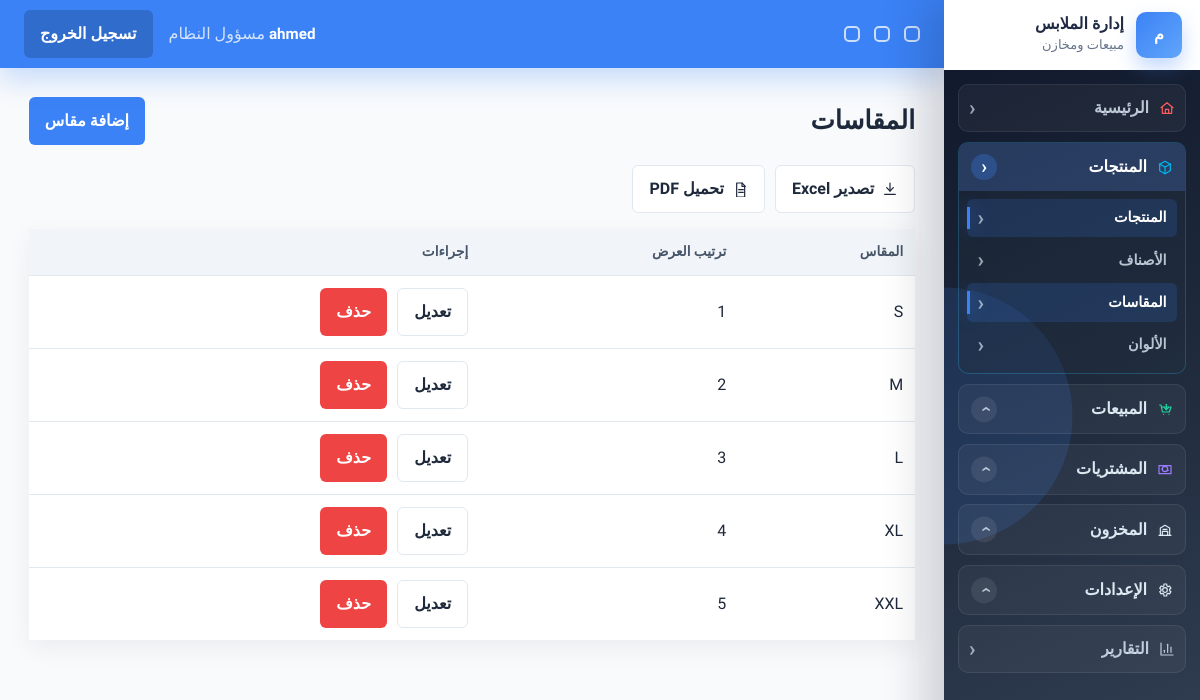
Screenshot of /products/sizes/ (signed in) with the database file from the repository.
### accounts/models.py (models this page shows, shortened)
class User(AbstractUser):
    ROLE_MANAGER = 'manager'
    ROLE_SALES = 'sales'
    ROLE_WAREHOUSE = 'warehouse'
    ROLE_CHOICES = [
        (ROLE_MANAGER, 'مسؤول النظام'),
        (ROLE_SALES, 'مندوب مبيعات'),
        (ROLE_WAREHOUSE, 'مسؤول مخزن'),
    ]
    username = models.CharField(
        'اسم المستخدم',
        max_length=150,
        unique=True,
        help_text='يمكن استخدام الحروف والأرقام والمسافات.',
        error_messages={'unique': 'يوجد مستخدم بهذا الاسم بالفعل.'},
    )
    role = models.CharField(max_length=20, choices=ROLE_CHOICES, default=ROLE_SALES, db_index=True)
    phone = models.CharField(max_length=20, blank=True, null=True)
    created_at = models.DateTimeField(auto_now_add=True, db_index=True)
    class Meta:
        indexes = [
            models.Index(fields=['role', 'is_active']),
            models.Index(fields=['created_at']),
        ]
    @property
    def is_manager(self):
        return self.role == self.ROLE_MANAGER or self.is_superuser

### products/models.py (models this page shows, shortened)
class Size(models.Model):
    name = models.CharField(max_length=20, unique=True)
    sort_order = models.PositiveIntegerField(default=0)
    class Meta:
        ordering = ['sort_order', 'name']

### products/views.py (the view)
# urls.py: path('sizes/', views.SizeListView.as_view(), name='sizes'),
class SizeListView(ManagerRequiredMixin, ExportListMixin, ListView):
    model = Size
    template_name = 'products/catalog/sizes.html'
    context_object_name = 'sizes'
    paginate_by = 20
    export_title = 'قائمة المقاسات'
    export_filename = 'sizes'
    export_columns = (
        ('اسم المقاس', 'name'),
        ('ترتيب العرض', 'sort_order'),
    )

### accounts/permissions.py (called while the page is built)
def has_role(user, *roles):
    if not user.is_authenticated:
        return False
    if user.is_superuser or getattr(user, 'role', None) == 'manager':
        return True
    return getattr(user, 'role', None) in roles

    def test_func(self):
        return has_role(self.request.user, *self.allowed_roles)

### config/exports.py (called while the page is built)
    def dispatch(self, request, *args, **kwargs):
        export_format = request.GET.get('export')
        if export_format in {'excel', 'pdf'}:
            return self.export_response(export_format)
        return super().dispatch(request, *args, **kwargs)

    def get_context_data(self, **kwargs):
        context = super().get_context_data(**kwargs)
        context['export_enabled'] = bool(self.export_columns)
        return context

### templates/products/catalog/sizes.html (shortened to what this page needs)
{% extends 'base.html' %}
{% block content %}
<div class="page-head">
    <h1>المقاسات</h1>
    <a class="btn btn-accent" href="{% url 'products:size_create' %}">إضافة مقاس</a>
</div>
{% include 'partials/export_buttons.html' %}
<div class="table-wrap">
    <table>
        <thead><tr><th>المقاس</th><th>ترتيب العرض</th><th>إجراءات</th></tr></thead>
        <tbody>
        {% for size in sizes %}
            <tr>
                <td>{{ size.name }}</td>
                <td>{{ size.sort_order }}</td>
                <td class="actions">
                    <a class="btn btn-light" href="{% url 'products:size_update' size.pk %}">تعديل</a>
                    <a class="btn btn-danger" href="{% url 'products:size_delete' size.pk %}">حذف</a>
                </td>
            </tr>
        {% empty %}
            <tr><td colspan="3">لا توجد مقاسات</td></tr>
        {% endfor %}
        </tbody>
    </table>
</div>
{% endblock %}

### templates/partials/navbar.html (shortened to what this page needs)
<header class="topbar">
    <div class="topbar-tools" aria-hidden="true">
        <span></span>
        <span></span>
        <span></span>
    </div>
    <div class="topbar-user">
        <strong>{{ request.user.get_full_name|default:request.user.username }}</strong>
        <span>{{ request.user.get_role_display }}</span>
    </div>
    <form method="post" action="{% url 'accounts:logout' %}">
        <button class="btn btn-secondary" type="submit">تسجيل الخروج</button>
    </form>
</header>

### rows the page displays
User: user.get_full_name "ahmed", user.role "مسؤول النظام"
Size: name "S", sort_order "1"
Size: name "M", sort_order "2"
Size: name "L", sort_order "3"
Size: name "XL", sort_order "4"
Size: name "XXL", sort_order "5"
